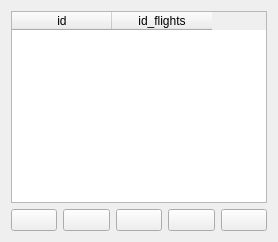
                <widget class="QWidget" name="page_data_base_status_flights">
                 <layout class="QGridLayout" name="gridLayout_39">
                  <item row="1" column="0">
                   <layout class="QHBoxLayout" name="horizontalLayout_12">
                    <item>
                     <widget class="QPushButton" name="btn_back_status_flights">
                      <property name="text">
                       <string/>
                      </property>
                      <property name="icon">
                       <iconset resource="../resources/res.qrc">
                        <normaloff>:/icon/icons/arrow-small-left.png</normaloff>:/icon/icons/arrow-small-left.png</iconset>
                      </property>
                      <property name="iconSize">
                       <size>
                        <width>30</width>
                        <height>50</height>
                       </size>
                      </property>
                      <property name="checkable">
                       <bool>true</bool>
                      </property>
                     </widget>
                    </item>
                    <item>
                     <widget class="QPushButton" name="btn_search_status_flights">
                      <property name="text">
                       <string/>
                      </property>
                      <property name="icon">
                       <iconset resource="../resources/res.qrc">
                        <normaloff>:/icon/icons/search.png</normaloff>:/icon/icons/search.png</iconset>
                      </property>
                      <property name="iconSize">
                       <size>
                        <width>30</width>
                        <height>50</height>
                       </size>
                      </property>
                     </widget>
                    </item>
                    <item>
                     <widget class="QPushButton" name="btn_edit_status_flights">
                      <property name="text">
                       <string/>
                      </property>
                      <property name="icon">
                       <iconset resource="../resources/res.qrc">
                        <normaloff>:/icon/icons/pencil.png</normaloff>:/icon/icons/pencil.png</iconset>
                      </property>
                      <property name="iconSize">
                       <size>
                        <width>30</width>
                        <height>50</height>
                       </size>
                      </property>
                     </widget>
                    </item>
                    <item>
                     <widget class="QPushButton" name="btn_insert_status_flights">
                      <property name="text">
                       <string/>
                      </property>
                      <property name="icon">
                       <iconset resource="../resources/res.qrc">
                        <normaloff>:/icon/icons/icons8-plus-24 (2).png</normaloff>:/icon/icons/icons8-plus-24 (2).png</iconset>
                      </property>
                      <property name="iconSize">
                       <size>
                        <width>50</width>
                        <height>50</height>
                       </size>
                      </property>
                     </widget>
                    </item>
                    <item>
                     <widget class="QPushButton" name="btn_delete_status_flights">
                      <property name="text">
                       <string/>
                      </property>
                      <property name="icon">
                       <iconset resource="../resources/res.qrc">
                        <normaloff>:/icon/icons/icons8-trash-50 (1).png</normaloff>:/icon/icons/icons8-trash-50 (1).png</iconset>
                      </property>
                      <property name="iconSize">
                       <size>
                        <width>30</width>
                        <height>50</height>
                       </size>
                      </property>
                     </widget>
                    </item>
                   </layout>
                  </item>
                  <item row="0" column="0">
                   <widget class="QTableWidget" name="table_status_flights">
                    <column>
                     <property name="text">
                      <string>id</string>
                     </property>
                    </column>
                    <column>
                     <property name="text">
                      <string>id_flights</string>
                     </property>
                    </column>
                   </widget>
                  </item>
                 </layout>
                </widget>
